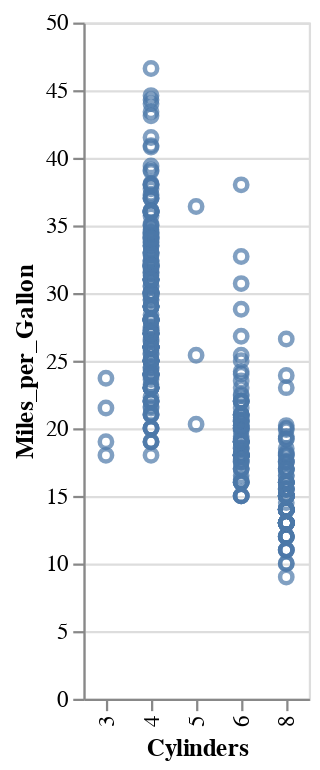

Here is the notebook cell this chart was saved with:
### Markdown cell above
### Different types of attributes:
- `':N'` indicates a nominal type (unordered, categorical)
- `':O'`: indicates an ordinal type (ordered, categorical)
- `':Q'`: indicates quantitative data
- `':T'`: indicates time data

### Code cell
alt.Chart(cars).mark_point().encode(
    y = alt.Y("Miles_per_Gallon:Q"),
    x = alt.X("Cylinders:N")
) # Produces a different plot than before - only shows range of cylinders

### Figure 1 — Vega-Lite specification as saved in the notebook (floating-point values rounded to 4 significant figures; data arrays with more than 128 entries replaced by an {"elided": "..."} marker saying what was removed)
{"config": {"view": {"continuousWidth": 300, "continuousHeight": 300}}, "data": {"name": "data-f02450ab61490a1363517a0190416235"}, "mark": {"type": "point"}, "encoding": {"x": {"field": "Cylinders", "type": "nominal"}, "y": {"field": "Miles_per_Gallon", "type": "quantitative"}}, "$schema": "https://vega.github.io/schema/vega-lite/v5.8.0.json", "datasets": {"data-f02450ab61490a1363517a0190416235": {"elided": "406 records"}}}
